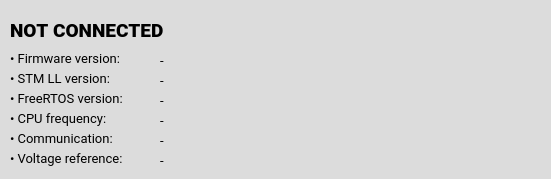
   <widget class="QGroupBox" name="groupBox_device">
    <property name="geometry">
     <rect>
      <x>240</x>
      <y>0</y>
      <width>551</width>
      <height>179</height>
     </rect>
    </property>
    <property name="sizePolicy">
     <sizepolicy hsizetype="Preferred" vsizetype="Expanding">
      <horstretch>0</horstretch>
      <verstretch>0</verstretch>
     </sizepolicy>
    </property>
    <property name="font">
     <font>
      <family>Roboto</family>
      <pointsize>10</pointsize>
      <weight>50</weight>
      <italic>false</italic>
      <bold>false</bold>
      <kerning>true</kerning>
     </font>
    </property>
    <property name="styleSheet">
     <string notr="true">QGroupBox {background-color: rgb(220,220,220);border: 0px; border-radius: 5px;  margin-top: 0.5em;}; 
QGroupBox::title {subcontrol-origin: margin;left: 10px;padding: 0 3px 0 3px;}</string>
    </property>
    <property name="title">
     <string/>
    </property>
    <widget class="QLabel" name="label_deviceName">
     <property name="geometry">
      <rect>
       <x>10</x>
       <y>20</y>
       <width>361</width>
       <height>21</height>
      </rect>
     </property>
     <property name="font">
      <font>
       <family>Roboto Black</family>
       <pointsize>14</pointsize>
       <weight>75</weight>
       <italic>false</italic>
       <bold>true</bold>
       <kerning>false</kerning>
      </font>
     </property>
     <property name="text">
      <string>NOT CONNECTED</string>
     </property>
    </widget>
    <widget class="QLabel" name="label_boardImg">
     <property name="geometry">
      <rect>
       <x>360</x>
       <y>18</y>
       <width>181</width>
       <height>151</height>
      </rect>
     </property>
     <property name="font">
      <font>
       <family>Roboto</family>
       <pointsize>14</pointsize>
       <weight>75</weight>
       <italic>false</italic>
       <bold>true</bold>
       <kerning>true</kerning>
      </font>
     </property>
     <property name="text">
      <string/>
     </property>
     <property name="pixmap">
      <pixmap resource="resources.qrc">:/main/resources/img/unknown2.png</pixmap>
     </property>
     <property name="scaledContents">
      <bool>true</bool>
     </property>
    </widget>
    <widget class="QLabel" name="label_dev1">
     <property name="geometry">
      <rect>
       <x>10</x>
       <y>50</y>
       <width>141</width>
       <height>16</height>
      </rect>
     </property>
     <property name="font">
      <font>
       <family>Roboto</family>
       <pointsize>10</pointsize>
       <weight>50</weight>
       <italic>false</italic>
       <bold>false</bold>
       <kerning>true</kerning>
      </font>
     </property>
     <property name="text">
      <string>• Firmware version:</string>
     </property>
     <property name="textFormat">
      <enum>Qt::AutoText</enum>
     </property>
    </widget>
    <widget class="QLabel" name="label_dev2">
     <property name="geometry">
      <rect>
       <x>10</x>
       <y>70</y>
       <width>141</width>
       <height>16</height>
      </rect>
     </property>
     <property name="font">
      <font>
       <family>Roboto</family>
       <pointsize>10</pointsize>
       <weight>50</weight>
       <italic>false</italic>
       <bold>false</bold>
       <kerning>true</kerning>
      </font>
     </property>
     <property name="text">
      <string>• STM LL version:</string>
     </property>
     <property name="textFormat">
      <enum>Qt::AutoText</enum>
     </property>
    </widget>
    <widget class="QLabel" name="label_dev3">
     <property name="geometry">
      <rect>
       <x>10</x>
       <y>90</y>
       <width>141</width>
       <height>16</height>
      </rect>
     </property>
     <property name="font">
      <font>
       <family>Roboto</family>
       <pointsize>10</pointsize>
       <weight>50</weight>
       <italic>false</italic>
       <bold>false</bold>
       <kerning>true</kerning>
      </font>
     </property>
     <property name="text">
      <string>• FreeRTOS version:</string>
     </property>
     <property name="textFormat">
      <enum>Qt::AutoText</enum>
     </property>
    </widget>
    <widget class="QLabel" name="label_dev4">
     <property name="geometry">
      <rect>
       <x>10</x>
       <y>110</y>
       <width>141</width>
       <height>16</height>
      </rect>
     </property>
     <property name="font">
      <font>
       <family>Roboto</family>
       <pointsize>10</pointsize>
       <weight>50</weight>
       <italic>false</italic>
       <bold>false</bold>
       <kerning>true</kerning>
      </font>
     </property>
     <property name="text">
      <string>• CPU frequency:</string>
     </property>
     <property name="textFormat">
      <enum>Qt::AutoText</enum>
     </property>
    </widget>
    <widget class="QLabel" name="label_dev5">
     <property name="geometry">
      <rect>
       <x>10</x>
       <y>130</y>
       <width>141</width>
       <height>16</height>
      </rect>
     </property>
     <property name="font">
      <font>
       <family>Roboto</family>
       <pointsize>10</pointsize>
       <weight>50</weight>
       <italic>false</italic>
       <bold>false</bold>
       <kerning>true</kerning>
      </font>
     </property>
     <property name="text">
      <string>• Communication:</string>
     </property>
     <property name="textFormat">
      <enum>Qt::AutoText</enum>
     </property>
    </widget>
    <widget class="QLabel" name="label_dev_fw">
     <property name="geometry">
      <rect>
       <x>160</x>
       <y>50</y>
       <width>191</width>
       <height>20</height>
      </rect>
     </property>
     <property name="font">
      <font>
       <family>Roboto</family>
       <pointsize>10</pointsize>
       <weight>50</weight>
       <italic>false</italic>
       <bold>false</bold>
       <kerning>true</kerning>
      </font>
     </property>
     <property name="text">
      <string>-</string>
     </property>
     <property name="textFormat">
      <enum>Qt::AutoText</enum>
     </property>
    </widget>
    <widget class="QLabel" name="label_dev_fcpu">
     <property name="geometry">
      <rect>
       <x>160</x>
       <y>110</y>
       <width>191</width>
       <height>20</height>
      </rect>
     </property>
     <property name="font">
      <font>
       <family>Roboto</family>
       <pointsize>10</pointsize>
       <weight>50</weight>
       <italic>false</italic>
       <bold>false</bold>
       <kerning>true</kerning>
      </font>
     </property>
     <property name="text">
      <string>-</string>
     </property>
     <property name="textFormat">
      <enum>Qt::AutoText</enum>
     </property>
    </widget>
    <widget class="QLabel" name="label_dev_comm">
     <property name="geometry">
      <rect>
       <x>160</x>
       <y>130</y>
       <width>191</width>
       <height>20</height>
      </rect>
     </property>
     <property name="font">
      <font>
       <family>Roboto</family>
       <pointsize>10</pointsize>
       <weight>50</weight>
       <italic>false</italic>
       <bold>false</bold>
       <kerning>true</kerning>
      </font>
     </property>
     <property name="text">
      <string>-</string>
     </property>
     <property name="textFormat">
      <enum>Qt::AutoText</enum>
     </property>
    </widget>
    <widget class="QLabel" name="label_dev_rtos">
     <property name="geometry">
      <rect>
       <x>160</x>
       <y>90</y>
       <width>191</width>
       <height>20</height>
      </rect>
     </property>
     <property name="font">
      <font>
       <family>Roboto</family>
       <pointsize>10</pointsize>
       <weight>50</weight>
       <italic>false</italic>
       <bold>false</bold>
       <kerning>true</kerning>
      </font>
     </property>
     <property name="text">
      <string>-</string>
     </property>
     <property name="textFormat">
      <enum>Qt::AutoText</enum>
     </property>
    </widget>
    <widget class="QLabel" name="label_dev_ll">
     <property name="geometry">
      <rect>
       <x>160</x>
       <y>70</y>
       <width>191</width>
       <height>20</height>
      </rect>
     </property>
     <property name="font">
      <font>
       <family>Roboto</family>
       <pointsize>10</pointsize>
       <weight>50</weight>
       <italic>false</italic>
       <bold>false</bold>
       <kerning>true</kerning>
      </font>
     </property>
     <property name="text">
      <string>-</string>
     </property>
     <property name="textFormat">
      <enum>Qt::AutoText</enum>
     </property>
    </widget>
    <widget class="QLabel" name="label_dev6">
     <property name="geometry">
      <rect>
       <x>10</x>
       <y>150</y>
       <width>141</width>
       <height>16</height>
      </rect>
     </property>
     <property name="font">
      <font>
       <family>Roboto</family>
       <pointsize>10</pointsize>
       <weight>50</weight>
       <italic>false</italic>
       <bold>false</bold>
       <kerning>true</kerning>
      </font>
     </property>
     <property name="text">
      <string>• Voltage reference:</string>
     </property>
     <property name="textFormat">
      <enum>Qt::AutoText</enum>
     </property>
    </widget>
    <widget class="QLabel" name="label_dev_vref">
     <property name="geometry">
      <rect>
       <x>160</x>
       <y>150</y>
       <width>191</width>
       <height>20</height>
      </rect>
     </property>
     <property name="font">
      <font>
       <family>Roboto</family>
       <pointsize>10</pointsize>
       <weight>50</weight>
       <italic>false</italic>
       <bold>false</bold>
       <kerning>true</kerning>
      </font>
     </property>
     <property name="text">
      <string>-</string>
     </property>
     <property name="textFormat">
      <enum>Qt::AutoText</enum>
     </property>
    </widget>
    <zorder>label_boardImg</zorder>
    <zorder>label_dev1</zorder>
    <zorder>label_dev2</zorder>
    <zorder>label_dev3</zorder>
    <zorder>label_dev4</zorder>
    <zorder>label_dev5</zorder>
    <zorder>label_dev_fw</zorder>
    <zorder>label_dev_fcpu</zorder>
    <zorder>label_dev_comm</zorder>
    <zorder>label_dev_rtos</zorder>
    <zorder>label_dev_ll</zorder>
    <zorder>label_dev6</zorder>
    <zorder>label_dev_vref</zorder>
    <zorder>label_deviceName</zorder>
   </widget>
